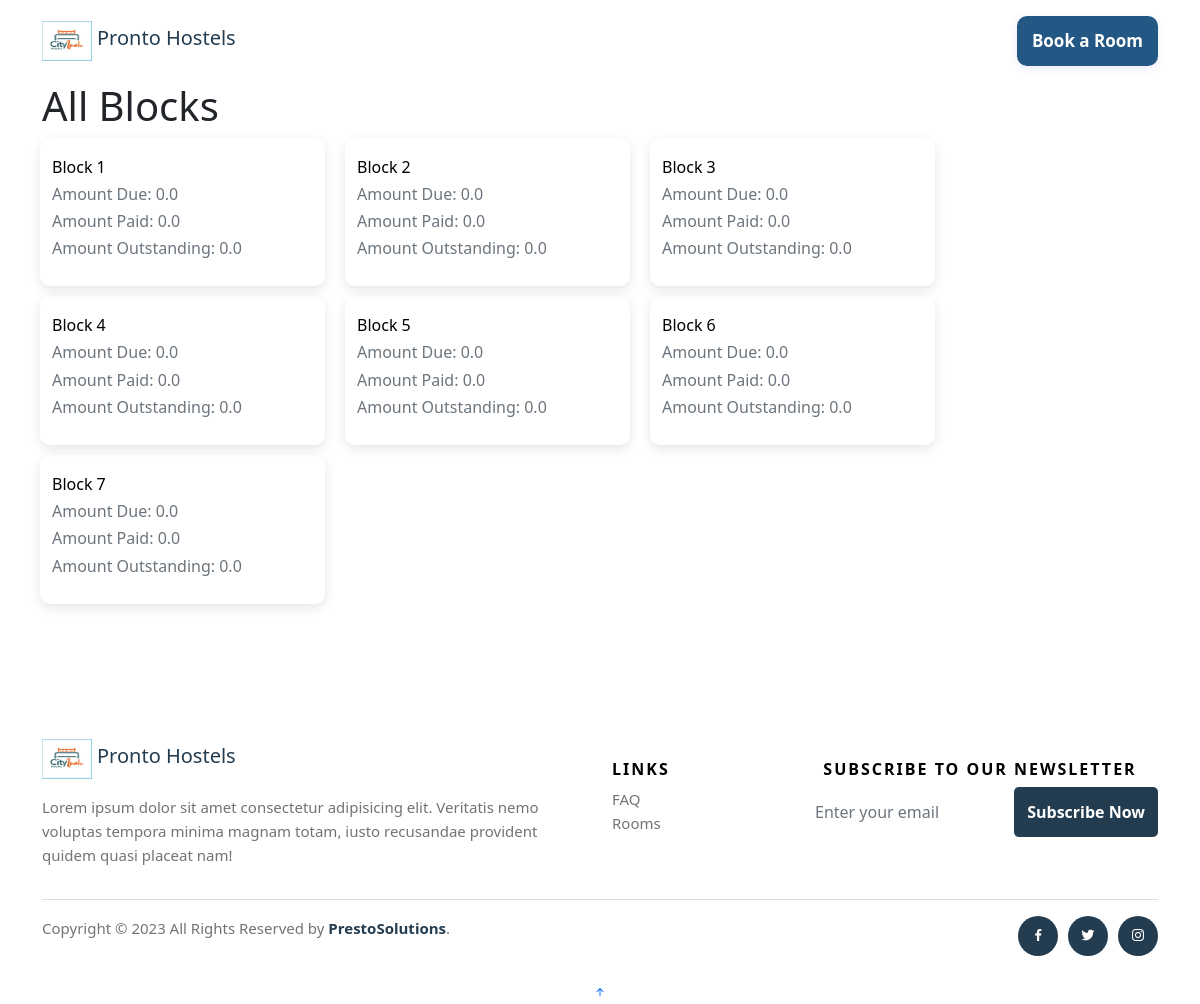
The app's page /allblocks with its own data.
### app.py (models this page shows)
class Blocks(db.Model):
    id = db.Column(db.Integer, primary_key=True)
    block = db.Column(db.String(), nullable=True)
    name = db.Column(db.String(), nullable=True)
    paid = db.Column(db.Float(), nullable=True, default=0)
    outstanding = db.Column(db.Float(), nullable=True, default=0)
    due = db.Column(db.Float(), nullable=True, default=0)

### app.py (the view)
@app.route('/allblocks/<string:id>', methods=['GET', 'POST'])
@app.route('/allblocks', methods=['GET', 'POST'])
def allblocks(id="0"):
    print(id)
    blocks = Blocks.query.all()
    filterDict = {
        "0":"All",
        "1":"outstanding",
        "2":"due",
        "3":"paid"
    }
    print(filterDict[id])
    return render_template('allblocks.html', blocks=blocks, filter=filterDict[id])

### templates/allblocks.html
{% extends "layout.html" %}
{% block body %}
<div class="container">
    {% if filter=="due" %}
        <h1>Amount Due</h1>
        {% elif filter=="outstanding" %}
        <h1>Amount outstanding</h1>
        {% elif filter=="paid" %}
        <h1>Please pick a blocks</h1>
        {% else %}
        <h1>All Blocks</h1>
        {% endif %}
    <div>
        <div class="row">
            {% for b in blocks %}
            <div class="col-md-3 col-6 answerCard" >
                    <div>
                        <a style="color: black; text-decoration: none;" href="{{url_for("adminblock", id=b.id)}}">
                            <h6>Block {{b.id}} </h6>
                            {% if filter=="due" %}
                                <h6 class="text-muted">Amount Due: {{b.due}}</h6>
                            {% elif filter=="outstanding" %}
                                <h6 class="text-muted">{{b.outstanding}}</h6>
                            {% elif filter=="paid" %}
                                <h6 class="text-muted">Ghs {{b.paid}} </h6>
                            {% else %}
                                <h6 class="text-muted">Amount Due: {{b.due}}</h6>
                                <h6 class="text-muted">Amount Paid: {{b.paid}}</h6>
                                <h6 class="text-muted">Amount Outstanding: {{b.outstanding}}</h6>
                            {% endif %}
                        </a>
                    </div>
                </div>
            {% endfor %}
        </div>
    </div>
</div>
{% endblock %}

### static/css/style.css (style rules this page uses)
h6 { margin-bottom: 0; }
a { text-decoration: none; color: #000; }
.answerCard { display: flex; padding: 20px; margin:10px; border: 1px solid rgb(209, 209, 209); border-radius: 10px; box-shadow: rgba(0, 0, 0, 0.1) 0px 4px 12px; border: none; cursor: pointer; }

### records on screen
Blocks: id "1", due "0.0", paid "0.0", outstanding "0.0"
Blocks: id "2", due "0.0", paid "0.0", outstanding "0.0"
Blocks: id "3", due "0.0", paid "0.0", outstanding "0.0"
Blocks: id "4", due "0.0", paid "0.0", outstanding "0.0"
Blocks: id "5", due "0.0", paid "0.0", outstanding "0.0"
Blocks: id "6", due "0.0", paid "0.0", outstanding "0.0"
Blocks: id "7", due "0.0", paid "0.0", outstanding "0.0"
